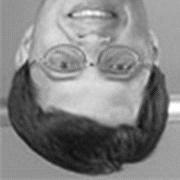
#> input picture blok3/python/oefening2/pictures/picture1.jpg, 180 x 180 px
$ python jppuzzle.py
#> lines starting #> are read from the running program, lines starting #| are printed output that depends on the picture
import pylab as pl
import numpy as np
import matplotlib.cm as cm
from PIL import Image  # do not ask me why


def putimageonscreen(mypicture):
    pl.imshow(mypicture, cmap=cm.gray)
    pl.show()


# End of function

# open picture1.jpg
img1 = Image.open('pictures/picture1.jpg')
#> img1 is the input picture: PIL image 180x180 L; min 13, max 255, mean 132.1
img2 = Image.open('pictures/picture2.jpg')
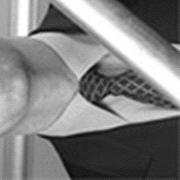
#> input picture blok3/python/oefening2/pictures/picture2.jpg, 180 x 180 px
#> img2 is the input picture: PIL image 180x180 L; min 6, max 255, mean 125.8
img3 = Image.open('pictures/picture3.jpg')
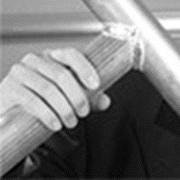
#> input picture blok3/python/oefening2/pictures/picture3.jpg, 180 x 180 px
#> img3 is the input picture: PIL image 180x180 L; min 0, max 255, mean 121.6
img4 = Image.open('pictures/picture4.jpg')
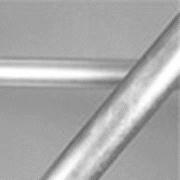
#> input picture blok3/python/oefening2/pictures/picture4.jpg, 180 x 180 px
#> img4 is the input picture: PIL image 180x180 L; min 96, max 255, mean 169.6
mypicture1 = np.flipud(np.asarray(img1))
mypicture2 = np.transpose(np.flipud(np.asarray(img2)))
mypicture3 = np.fliplr(np.asarray(img3))
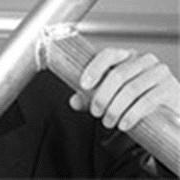
#> mypicture3: shape (180, 180); min 0, max 255, mean 121.6
mypicture4 = np.asarray(img4)

deel1en2 = np.vstack((mypicture1, mypicture2))
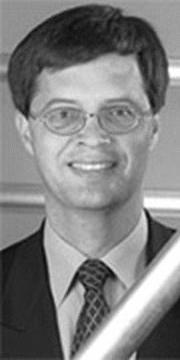
#> deel1en2: shape (360, 180); min 6, max 255, mean 129
print(deel1en2)
#> (printed output is left out)

deel3en4 = np.vstack((mypicture4, mypicture3))
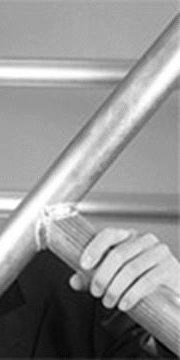
#> deel3en4: shape (360, 180); min 0, max 255, mean 145.6
print(deel3en4)
#> (printed output is left out)

helefoto = np.hstack((deel1en2, deel3en4))
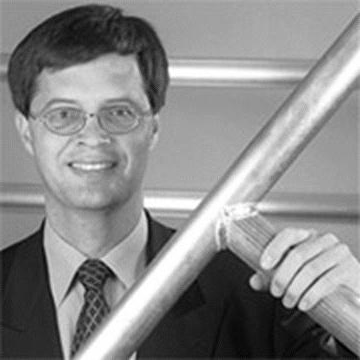
#> helefoto: shape (360, 360); min 0, max 255, mean 137.3
putimageonscreen(helefoto)
